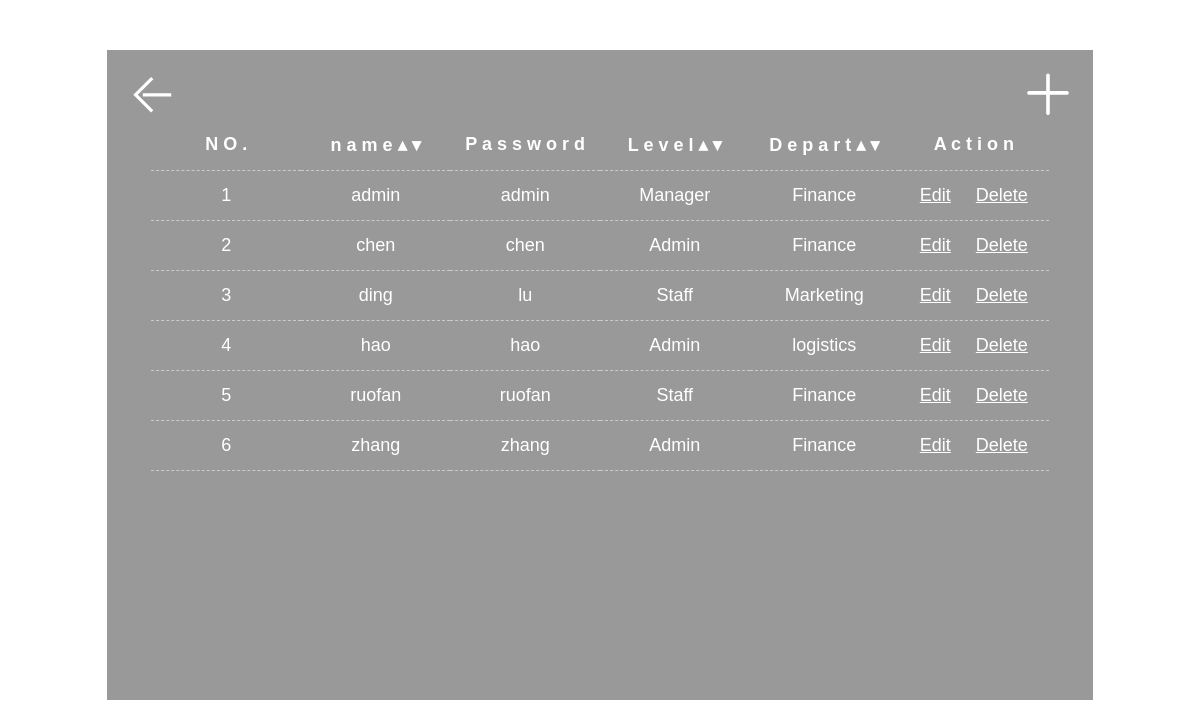
The page /admin/staffAfterOrder.php?order=username on the database its author committed.
### tables this page shows
CREATE TABLE IF NOT EXISTS `staff` (
  `id` int(11) NOT NULL,
  `username` varchar(15) DEFAULT NULL,
  `password` varchar(15) DEFAULT NULL,
  `Level` varchar(15) DEFAULT NULL,
  `department` varchar(15) DEFAULT NULL
);

### admin/staffAfterOrder.php (the view, shortened to what this page needs)
<!DOCTYPE html>
<html>
<head>
	<link rel="stylesheet" type="text/css" href="staffList.css">
	<?php
		$db = mysql_connect("localhost","zj","201901f10075");
		if(isset($_GET['order'])){
			$orderby = $_GET['order'];
			if($orderby == 'department'){
				$sql="SELECT * FROM staff ORDER BY department";
			}
			else if($orderby == 'level'){
				$sql="SELECT * FROM staff ORDER BY level";
			}
			else if($orderby == 'username'){
				$sql="SELECT * FROM staff ORDER BY username";
			}
		}
	?>
</head>
<body>
<div class="conter">
	<a href="index.php"><img src="images/5.svg" class="return"></a>
	<a href="addStaff.php"><img src="images/6.svg" class="add"></a>
	<table>
		<thead>
			<tr>
	   			<th>N O . </th>
	    		<th><a href="">n a  m e</a><a class="aa" href="staffAfterOrder.php?order=username"> ▴ </a><a class="aa" href="staffAfterOrderdes.php?order=username"> ▾ </a></th>
	    		<th>P a s s w o r d</th>
	    		<th><a href="">L e v e l</a><a class="aa" href="staffAfterOrder.php?order=level"> ▴ </a><a class="aa" href="staffAfterOrderdes.php?order=level"> ▾ </a></th>
	    		<th><a href="">D e p a r t </a><a class="aa" href="staffAfterOrder.php?order=department"> ▴ </a><a class="aa" href="staffAfterOrderdes.php?order=department"> ▾ </a></th>
	    		<th>A c t i o n </th>
  			</tr>
		</thead>
		<?php
			$result = mysql_query($sql,$db);
			$i=1;
			while($attr = mysql_fetch_array($result)){ ?>
			    <tr>
			      <td><?php echo $i; ?></td>
			      <td><?php echo $attr[1]; ?></td>
			      <td><?php echo $attr[2]; ?></td>
			      <td><?php echo $attr[3]; ?></td>
			      <td><?php echo $attr[4]; ?></td>
			      <td>
			        <a href='editStaff.php?id=<?php echo $attr[0]; ?>' class="edit_btn"><u>Edit</u></a>
					<a href="server_staff.php?del=<?php echo $attr[0]; ?>" onclick="javascript:return del();" class="del_btn"> <u>Delete</u></a>
				</td>
			    </tr>
			<?php $i++;} ?>
	</table>
</div>
</body>
</html>

### admin/staffList.css (style rules this page uses)
* { box-sizing: border-box; }
body { margin: 0 20px; background-image: url("images/back.png"); background-size:cover; background-attachment:fixed; font-family: Arial, Helvetica, sans-serif; display: flex; justify-content: center; font-size: 18px; }
.conter { margin-top: 50px; width: 85%; height: 650px; background-color:rgba(0,0,0,0.4); color: white; overflow:auto; }
.return { width: 50px; margin-top: 20px; margin-left: 20px; float: left; }
.add { width: 50px; float: right; margin-right: 20px; margin-top: 20px; }
table { width: 91%; margin-top: 70px; margin-left: auto; margin-right: auto; border-collapse: collapse; text-align: center; word-wrap:break-word; table-layout:fixed; word-break:break-all; }
tr { border-bottom: 1px dashed #cbcbcb; }
th, td { height: 50px; padding: 2px; word-wrap:break-word; }
a { text-decoration:none; color: white; }
.del_btn { margin-left: 20px; }

### rows shown on the page
staff: username "admin", password "admin", Level "Manager", department "Finance"
staff: username "chen", password "chen", Level "Admin", department "Finance"
staff: username "ding", password "lu", Level "Staff", department "Marketing"
staff: username "hao", password "hao", Level "Admin", department "logistics"
staff: username "ruofan", password "ruofan", Level "Staff", department "Finance"
staff: username "zhang", password "zhang", Level "Admin", department "Finance"
